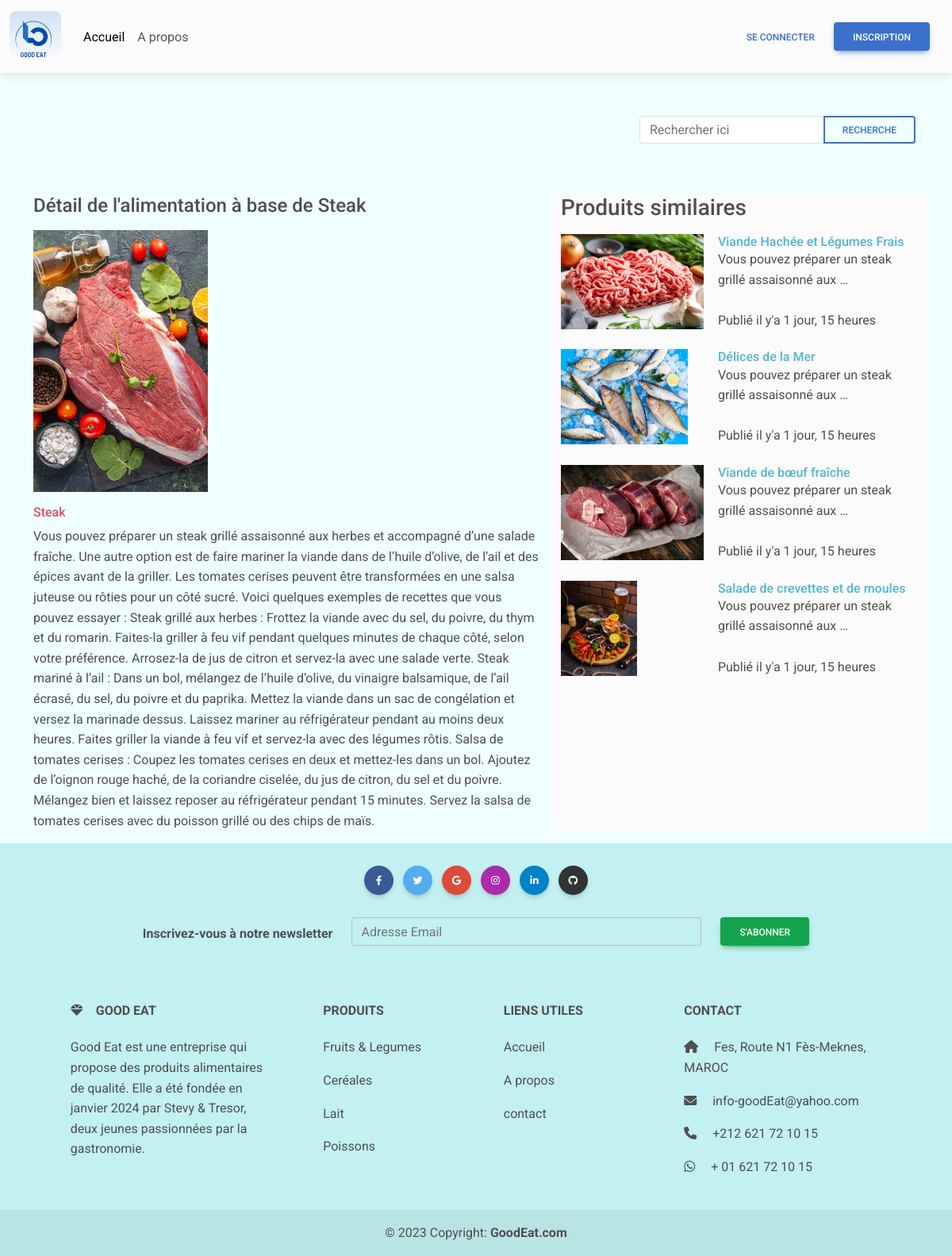
/produit/19, run on the app's committed database.
### my_blog/models.py (models this page shows)
class Produit(models.Model):
    title = models.CharField(max_length = 60)
    desc = models.TextField()
    category = models.ForeignKey(Category, on_delete=models.CASCADE,null=True)
    user = models.ForeignKey(User, on_delete=models.CASCADE)
    image = models.ImageField(upload_to = "", null=True,blank=True)
    created_add = models.DateTimeField(auto_now_add=True)
    update_add = models.DateTimeField(auto_now_add=True)
    def __str__(self):
        return self.title

### my_blog/views.py (the view)
# urls.py: path("produit/<int:id_produit>", detail, name="detail"),
def detail(resquest, id_produit):
    var_produit = Produit.objects.get(id=id_produit)
    category = var_produit.category
    produit_de_m_category = Produit.objects.filter(category=category)[:6]
    return render(resquest, 'detail.html',{'produit':var_produit,'produit_identique': produit_de_m_category })

### my_blog/templates/detail.html
{% extends "base.html" %}
{% load static %}
{% block content %}
<div class="container">
    <div class="row">
        <div class="col-md-7">
            <h4 class="my-3">Détail de l'alimentation à base de {{produit.title}}</h4>
            <img src="{{produit.image.url}}" alt="Produit {{produit.id}}" height="330" />
            <h6 class="mt-3 text-danger ">{{produit.title}}</h6>
            <p>{{produit.desc}}</p>
        </div>
        <div class="col-md-5 bg-body-tertiary my-3">
            <h3> Produits similaires</h3>
            {%for prd in produit_identique %}
            {%if prd.id != produit.id %}
            <div class="row">
                    <div class='col-md-5'>
                        <a href="{% url 'detail' prd.id %}">
                            <img src="{{prd.image.url}}" alt="Produit {{produit.id}}" height="120" class='my-2' />
                        </a>
                    </div>
                    <div class='col-md-7 mt-2'>
                        <a href="{% url 'detail' prd.id %}">
                            <h6 class="card-title text-info font-weight-bolder">{{prd}}</h6>
                        </a>
                        <p class="">
                            {{produit.desc | truncatewords:8}} <br /><br />
                            Publié il y'a {{produit.created_add|timesince}}
                        </p>
                    </div>
            </div>
            {% endif %}
            {% endfor %}
        </div>
    </div>
</div>
{% endblock %}

### my_blog/static/css/style.css (style rules this page uses)
body { background-color: azure; }

### data on the page
Produit: title "Steak", image (picture), desc "Vous pouvez préparer un steak grillé assaisonné aux herbes et accompagné d’une salade fraîche. Une autre option est de faire mariner la viande dans de l’huile d’olive, de l’ail et des épices avant de la griller. Les tomates cerises peuvent être transformées en une salsa juteuse ou rôties pour un côté sucré. Voici quelques exemples de recettes que vous pouvez essayer : Steak grillé aux herbes : Frottez la viande avec du sel, du poivre, du thym et du romarin. Faites-la griller à feu vif pendant quelques minutes de chaque côté, selon votre préférence. Arrosez-la de jus de citron et servez-la avec une salade verte. Steak mariné à l’ail : Dans un bol, mélangez de l’huile d’olive, du vinaigre…", desc "Vous pouvez préparer un steak grillé assaisonné aux …", created_add "1 jour, 15 heures"
Produit: image (picture), title "Viande Hachée et Légumes Frais"
Produit: image (picture), title "Délices de la Mer"
Produit: image (picture), title "Viande de bœuf fraîche"
Produit: image (picture), title "Salade de crevettes et de moules"
